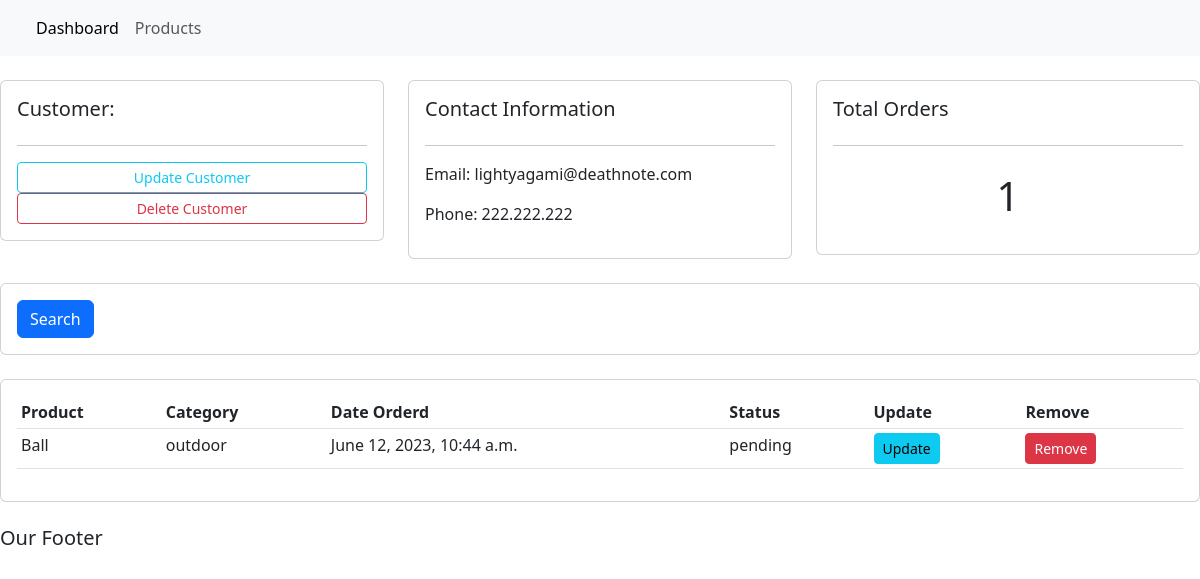
The app's page /customer/1/ with its own data.
### Accounts/models.py (models this page shows, shortened)
class Customer(models.Model):
    name = models.CharField(max_length = 200, null=True)
    phone = models.CharField(max_length = 200, null=True)
    email = models.CharField(max_length = 200, null=True)
    date_created = models.DateTimeField(auto_now_add=True)

class Order(models.Model):
    STATUS = (
        ('pending','pending'),
        ('out for delivery','out for delivery'),
        ('deliverd','deliverd'),
    )
    customer = models.ForeignKey(Customer, null=True, on_delete=models.SET_NULL)
    product = models.ForeignKey(Product, null=True, on_delete=models.SET_NULL)
    date_created = models.DateTimeField(auto_now_add=True)
    status = models.CharField(max_length=200,null=True,choices=STATUS)

class Product(models.Model):
    CATEGORY =(
        ('indoor','indoor'),
        ('outdoor','outdoor'),
    )
    name = models.CharField(max_length = 200, null=True)
    price = models.FloatField(null=True)
    category = models.CharField(max_length = 200, null=True, choices= CATEGORY)
    description = models.CharField(max_length = 200, null=True, blank = True)
    date_created = models.DateTimeField(auto_now_add=True)
    tags = models.ManyToManyField(Tag)
    def __str__(self):
        return self.name

### Accounts/views.py (the view)
# urls.py: path('customer/<str:pk_test>/',views.customer,name='customer'),
def customer(request,pk_test):
    customer = Customer.objects.get(id=pk_test)
    orders = customer.order_set.all()
    order_count = orders.count()
    context = {'customer':customer,'orders':orders,'order_count':order_count}
    return render(request,'Accounts/customer.html',context)

### Accounts/templates/Accounts/customer.html
{% extends 'Accounts/index.html'%}
{% block content %}
<br>
<div class="row">
	<div class="col-md">
		<div class="card card-body">
			<h5>Customer:</h5>
			<hr>
			<a class="btn btn-outline-info  btn-sm btn-block" href="">Update Customer</a>
			<a class="btn btn-outline-danger  btn-sm btn-block" href="">Delete Customer</a>
		</div>
	</div>
	<div class="col-md">
		<div class="card card-body">
			<h5>Contact Information</h5>
			<hr>
			<p>Email: {{customer.email}}</p>
			<p>Phone: {{customer.phone}}</p>
		</div>
	</div>
	<div class="col-md">
		<div class="card card-body">
			<h5>Total Orders</h5>
			<hr>
			<h1 style="text-align: center;padding: 10px">{{order_count}}</h1>
		</div>
	</div>
</div>
<br>
<div class="row">
	<div class="col">
		<div class="card card-body">
			<form method="get">
		    <button class="btn btn-primary" type="submit">Search</button>
		  </form>
		</div>
	</div>
</div>
<br>
<div class="row">
	<div class="col-md">
		<div class="card card-body">
			<table class="table table-sm">
				<tr>
					<th>Product</th>
					<th>Category</th>
					<th>Date Orderd</th>
					<th>Status</th>
					<th>Update</th>
					<th>Remove</th>
				</tr>
				{% for order in orders %}
				<tr>
					<td>{{order.product}}</td>
					<td>{{order.product.category}}</td>
					<td>{{order.date_created}}</td>
					<td>{{order.status}}</td>
					<td><a class="btn btn-sm btn-info" href="">Update</a></td>
					<td><a class="btn btn-sm btn-danger href="">Remove</a></td>
				</tr>
				{% endfor %}
			</table>
		</div>
	</div>
</div>
{% endblock %}

### static/css/main.css (style rules this page uses)
body { background-color: #ebeff5; }

### records on screen
Customer: email "lightyagami@deathnote.com", phone "222.222.222"
Order: product "Ball", product.category "outdoor", date_created "June 12, 2023, 10:44 a.m.", status "pending"

### other values on screen
{{ order_count }} "1"
